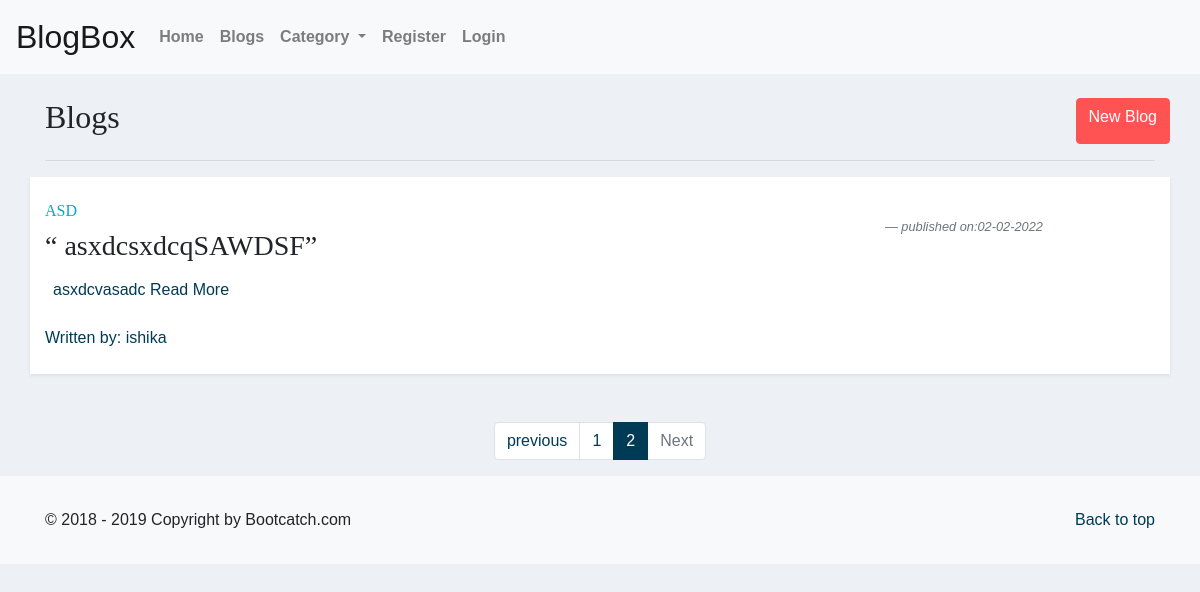
The app's page /blogs/?page=2, older data.
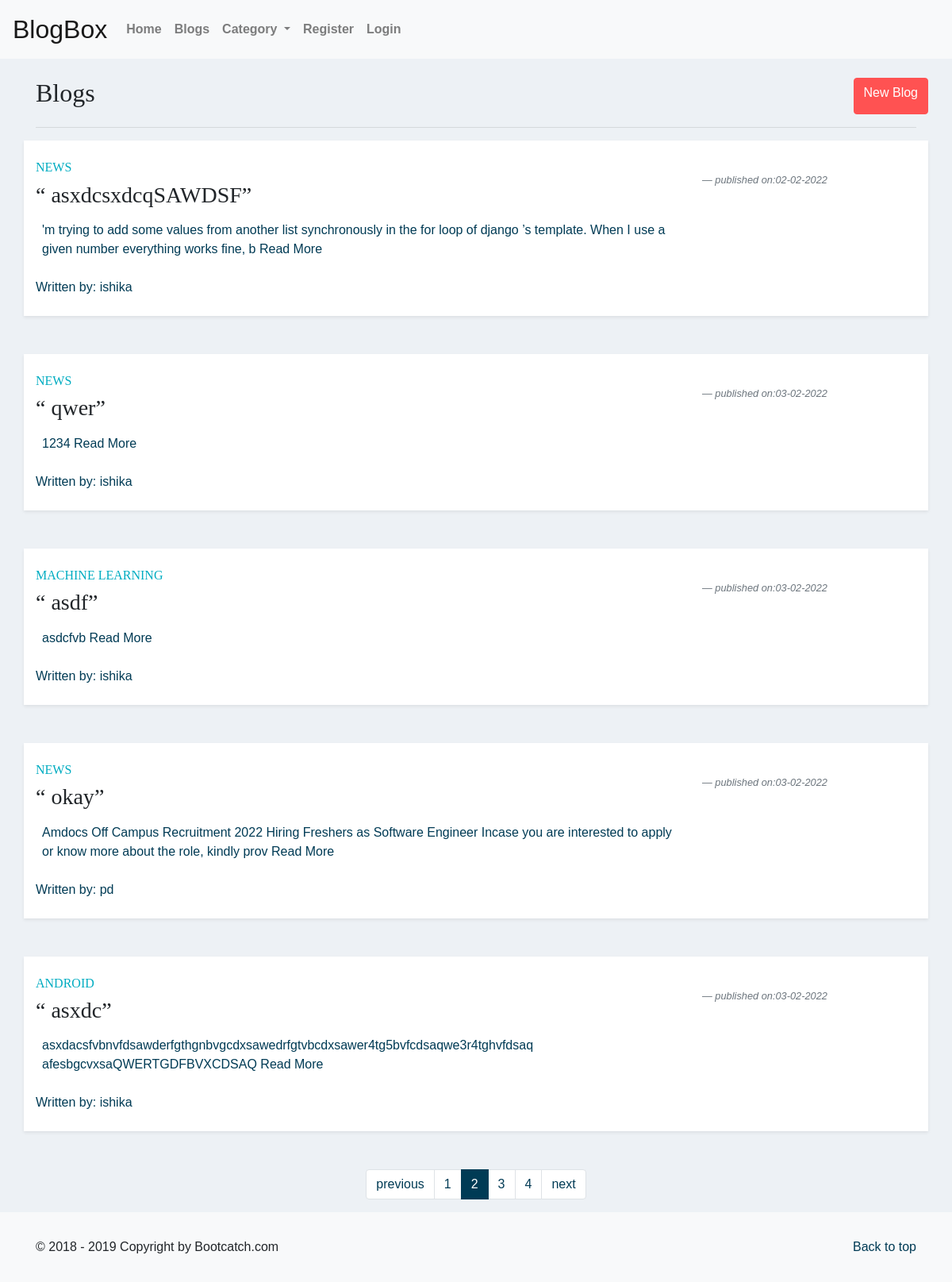
The same page, newer data.
### Blog/models.py (models this page shows, shortened)
class PostBlog(models.Model):
    author = models.ForeignKey("auth.User",
        on_delete = models.CASCADE,
        verbose_name = "written by ")
    category = models.CharField(max_length=30, choices=CATEGORY_CHOICES)
    title = models.CharField(max_length=100)
    content = models.TextField()
    date_posted = models.DateTimeField(default=now)

### Blog/views.py (the view)
# urls.py: path('blogs/', blog_views.blog_page, name='blog-page'),
def blog_page(request):
    blog_list = PostBlog.objects.all()
    page = request.GET.get('page', 1)
    paginator = Paginator(blog_list, 5)
    try:
        blog_list = paginator.page(page)
    except PageNotAnInteger:
        blog_list = paginator.page(1)
    except EmptyPage:
        blog_list = paginator.page(paginator.num_pages)
    content = {
        'posts': blog_list,
    }
    return render(request, "blog_page.html", content)

### Blog/templates/Blog/blog_page.html (shortened to what this page needs)
{% extends 'Blog/base.html' %} {% load static %}
{% block body_block %}
<div class="container mt-4">
    <div class="row">
        <div class="col">
            <h2 class="font-w-700">Blogs</h2>
        </div>
        <a href="/addpost/" class="btn btn-danger">New Blog</a>
    </div>
    <hr>
    {% for post in posts %}
    <div class="row blog mb-5 bg-white shadow-sm pb-2 pt-4">
        <div class="col-md-9">
            <h6 class="blog-category text-info text-uppercase">{{ post.category}}</h6>
            <h3 class="blog-title"> “ {{post.title}}” </h3>
            <p class="blog-description text-primary p-2"> {{ post.content|slice:":150"|safe }}
                <a href="/article/{{ article.id }}"> Read More </a>
            </p>
            <p class="blog-author"><a href="#">Written by: {{ post.author }}</a></p>
        </div>
        <div class="pull-right">
            <p class="blog-author">
            <p class="blockquote-footer"><i>published on:{{ post.date_posted|date:"d-m-Y" }}</i> </p>
        </div>
    </div>
    {% endfor %}
</div>
<nav aria-label="Page navigation example">
    <ul class="pagination justify-content-center">
        {% if posts.has_other_pages %}
        <ul class="pagination">
            {% if posts.has_previous %}
            <li class="page-item">
                <a class="page-link" href='{% url "blog-page" %}?page={{ posts.previous_page_number }}'>previous</a>
            </li>
            {% else %}
            <li class="page-item disabled">
                <a class="page-link" href="#" tabindex="-1" aria-disabled="True">Previous</a>
            </li>
            {% endif %}
            {% for i in posts.paginator.page_range %}
            {% if posts.number == i %}
            <li class="page-item active" aria-current="page">
                <span class="page-link">
                    {{ i }}
                </span>
            </li>
            {% else %}
            <li class="page-item"><a class="page-link" href='{% url "blog-page"%}?page={{ i }}'>{{ i }}</a></li>
            {% endif %}
            {% endfor %}
            {% if posts.has_next %}
            <li class="page-item">
                <a class="page-link" href='{% url "blog-page" %}?page={{ posts.next_page_number }}'>next</a>
            </li>
            {% else %}
            <li class="page-item disabled">
                <a class="page-link" href="#" tabindex="-1" aria-disabled="True">Next</a>
            </li>
            {% endif %}
        </ul>
        {% endif %}
    </ul>
</nav>
{% endblock %}

### Blog/templates/Blog/base.html (shortened to what this page needs)
<!doctype html>
<html lang="en">
{% load static %}
<head>
    <link rel="stylesheet" type="text/css" href="{% static 'css/carousel-blog.css' %}">
</head>
<body>
    <nav class="navbar navbar-expand-lg navbar-light bg-light" id="back-to-top">
        <a class="navbar-brand" href="{% url 'blog-home' %}">BlogBox</a>
        <div class="collapse navbar-collapse" id="navbarSupportedContent">
            <ul class="navbar-nav mr-auto">
                <li class="nav-item active">
                <li class="nav-item">
                    <a class="nav-link" href="{% url 'blog-home' %}">
                        <b>Home</b>
                    </a>
                </li>
                <li class="nav-item">
                    <a class="nav-link" href="{% url 'blog-page' %}">
                        <b>Blogs</b>
                    </a>
                </li>
                <li class="nav-item dropdown ">
                    <a class="nav-link dropdown-toggle" id="navbarDropdown" role="button" data-toggle="dropdown"
                        aria-haspopup="true" aria-expanded="false">
                        <b>Category</b>
                    </a>
                </li>
                {% if user.is_authenticated %}
                <li class="nav-item dropdown">
                    <a class="nav-link dropdown-toggle" href="#" id="navbarDropdown" role="button"
                        data-toggle="dropdown" aria-haspopup="true" aria-expanded="false">
                        <svg xmlns="http://www.w3.org/2000/svg" width="25" height="25" fill="currentColor"
                            class="bi bi-person-fill" viewBox="0 0 16 16">
                            <path d="M3 14s-1 0-1-1 1-4 6-4 6 3 6 4-1 1-1 1H3zm5-6a3 3 0 1 0 0-6 3 3 0 0 0 0 6z" />
                        </svg>
                    </a>
                    <div class="dropdown-menu" aria-labelledby="navbarDropdown">
                        <a class="dropdown-item" href="{% url 'profile' %}">
                            Profile
                        </a>
                        <a class="dropdown-item" href="{% url 'logout' %}">
                            Log out
                        </a>
                    </div>
                </li>
                {% else %}
                <li class="nav-item">
                    <a class="nav-link" href="{% url 'register' %}">
                        <b>Register</b>
                    </a>
                </li>
                <li class="nav-item">
                    <a class="nav-link" href="{% url 'login' %}">
                        <b>Login</b>
                    </a>
                </li>
                {% endif %}
        </div>
    </nav>
    <div>
        {% block body_block %} {% endblock %}
    </div>
    <div class="footer bg-light" id="footer">
        <div class="container">
            <div class="row">
                <div class="col-md-6">
                    <p>© 2018 - 2019 Copyright by Bootcatch.com</p>
                </div>
                <div class="col-md-6 d-flex justify-content-end">
                    <a href="#back-to-top">Back to top</a>
                </div>
            </div>
        </div>
    </div>
</body>
</html>

### Blog/templates/Blog/base.html (style rules this page uses)
#footer { position: relative, fixed; bottom: 0; width: 100%; }

Row changes from the older to the newer data that the page shows:
changed PostBlog "asxdcsxdcqSAWDSF": category "ASD" → "NEWS"; content "asxdcvasadc" → "'m trying to add some values from another list synchronously in the for loop of django ’s template. When I use a given number everything works fine, b"
added PostBlog: category "NEWS", title "qwer", content "1234", author "ishika", date_posted "03-02-2022"
added PostBlog: category "MACHINE LEARNING", title "asdf", content "asdcfvb", author "ishika", date_posted "03-02-2022"
added PostBlog: category "NEWS", title "okay", content "Amdocs Off Campus Recruitment 2022 Hiring Freshers as Software Engineer Incase you are interested to apply or know more about the role, kindly prov", author "pd", date_posted "03-02-2022"
added PostBlog: category "ANDROID", title "asxdc", content "asxdacsfvbnvfdsawderfgthgnbvgcdxsawedrfgtvbcdxsawer4tg5bvfcdsaqwe3r4tghvfdsaq afesbgcvxsaQWERTGDFBVXCDSAQ", author "ishika", date_posted "03-02-2022"
Text that changed along with them:
new list line: "3"
new list line: "4"
text no longer shown: "Next"
text now shown: "next"
